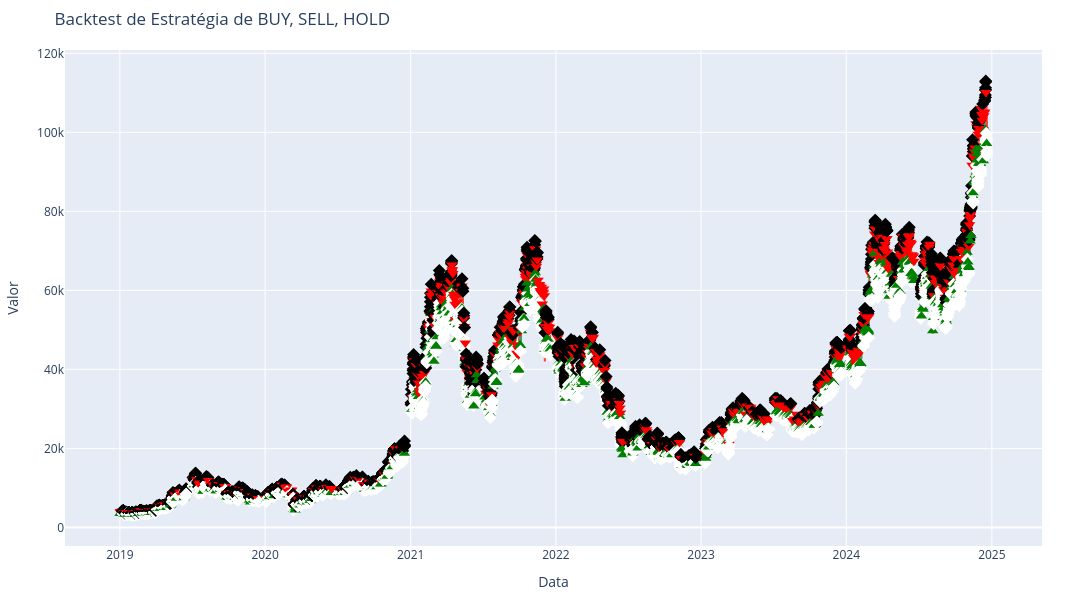

Notebook code cell kept with this figure:
### Code cell
# Dados de exemplo
close_price_list = cryptos_df['Close'].values

#labels = labelling_method(close_price_list, 60)
label_data = dataGen_inference.label_data(close_prices=cryptos_df['Close'], window= 6)

labels=[("BUY" if np.allclose(label, [0, 1, 0]) else "SELL" if np.allclose(label, [0, 0, 1]) else "HOLD") 
        for label in label_data]# Realizar o backtest

cryptos_df['label_data'] = labels

print('labeling method ',np.unique(labels, return_counts=True))
print('Predicted ',np.unique(cryptos_df['pred_signals'], return_counts=True))

# Realizar o backtest

signals=[trade[label] for label in np.argmax(label_pred[:],axis=1)]
signals=signals[data_idx:]

# Gráfico do desempenho
import plotly.graph_objects as go

#fig = go.Figure()

fig = go.Figure(data=[go.Candlestick(x=cryptos_df['Date'],
                open=cryptos_df['Open'],
                high=cryptos_df['High'],
                low=cryptos_df['Low'],
                close=cryptos_df['Close'],
                name='Candlestick')])


# Configuração do layout
fig.update_layout(
    title="Backtest de Estratégia de BUY, SELL, HOLD",
    xaxis_title="Data",
    yaxis_title="Valor",
    showlegend=False,
    width=1700,
    height=600,
    margin=dict(l=50, r=50, t=50, b=50)  # Margem esquerda, direita, superior e inferior
)


# Adiciona os marcadores BUY, SELL e HOLD
for i, label in enumerate(labels):

    if label == "BUY":
        fig.add_trace(go.Scatter(
            x=[cryptos_df['Date'].iloc[i]],
            y=[cryptos_df['Close'].iloc[i]- 0.03*cryptos_df['Close'].iloc[i]] ,
            mode='markers',
            marker=dict(color='green', size=10, symbol='triangle-up'),
            name='BUY'
        ))
    elif label == "SELL":
        fig.add_trace(go.Scatter(
            x=[cryptos_df['Date'].iloc[i]],
            y=[cryptos_df['Close'].iloc[i]+ 0.03*cryptos_df['Close'].iloc[i]],
            mode='markers',
            marker=dict(color='red', size=10, symbol='triangle-down'),
            name='SELL'
        ))
    
    if cryptos_df['pred_signals'].iloc[i] == "Buy":
        fig.add_trace(go.Scatter(
            x=[cryptos_df['Date'].iloc[i]],
            y=[cryptos_df['Close'].iloc[i]- 0.06*cryptos_df['Close'].iloc[i]] ,
            mode='markers',
            marker=dict(color='white', size=10, symbol='diamond'),
            name='pred BUY'
        ))
    elif cryptos_df['pred_signals'].iloc[i] == "Sell":
        fig.add_trace(go.Scatter(
            x=[cryptos_df['Date'].iloc[i]],
            y=[cryptos_df['Close'].iloc[i]+ 0.06*cryptos_df['Close'].iloc[i]],
            mode='markers',
            marker=dict(color='black', size=10, symbol='diamond'),
            name='pred SELL'
        ))
        
fig.update_layout(xaxis_rangeslider_visible=False)
fig.show()
